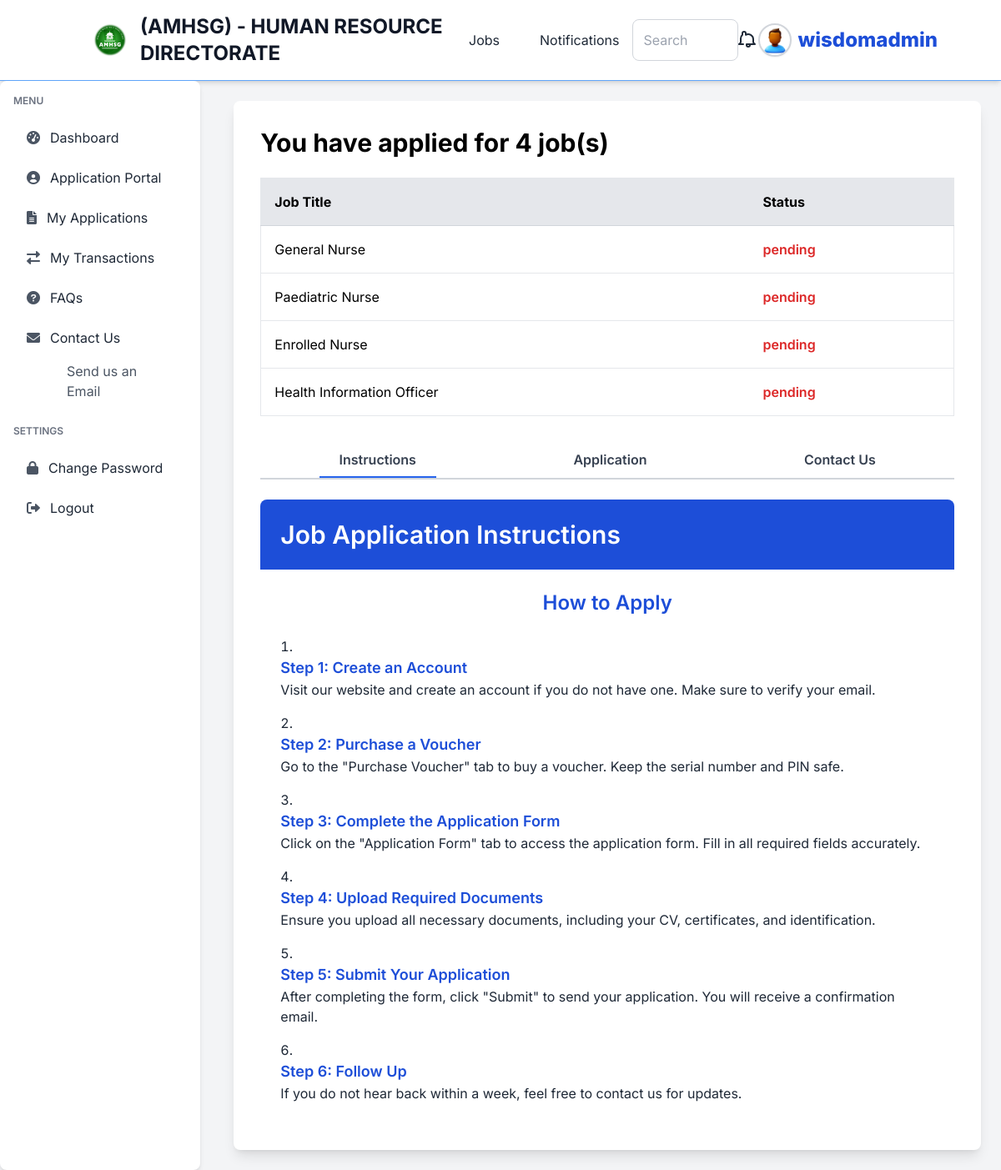
The page /application-portal/ (signed in) on the database as committed earlier.
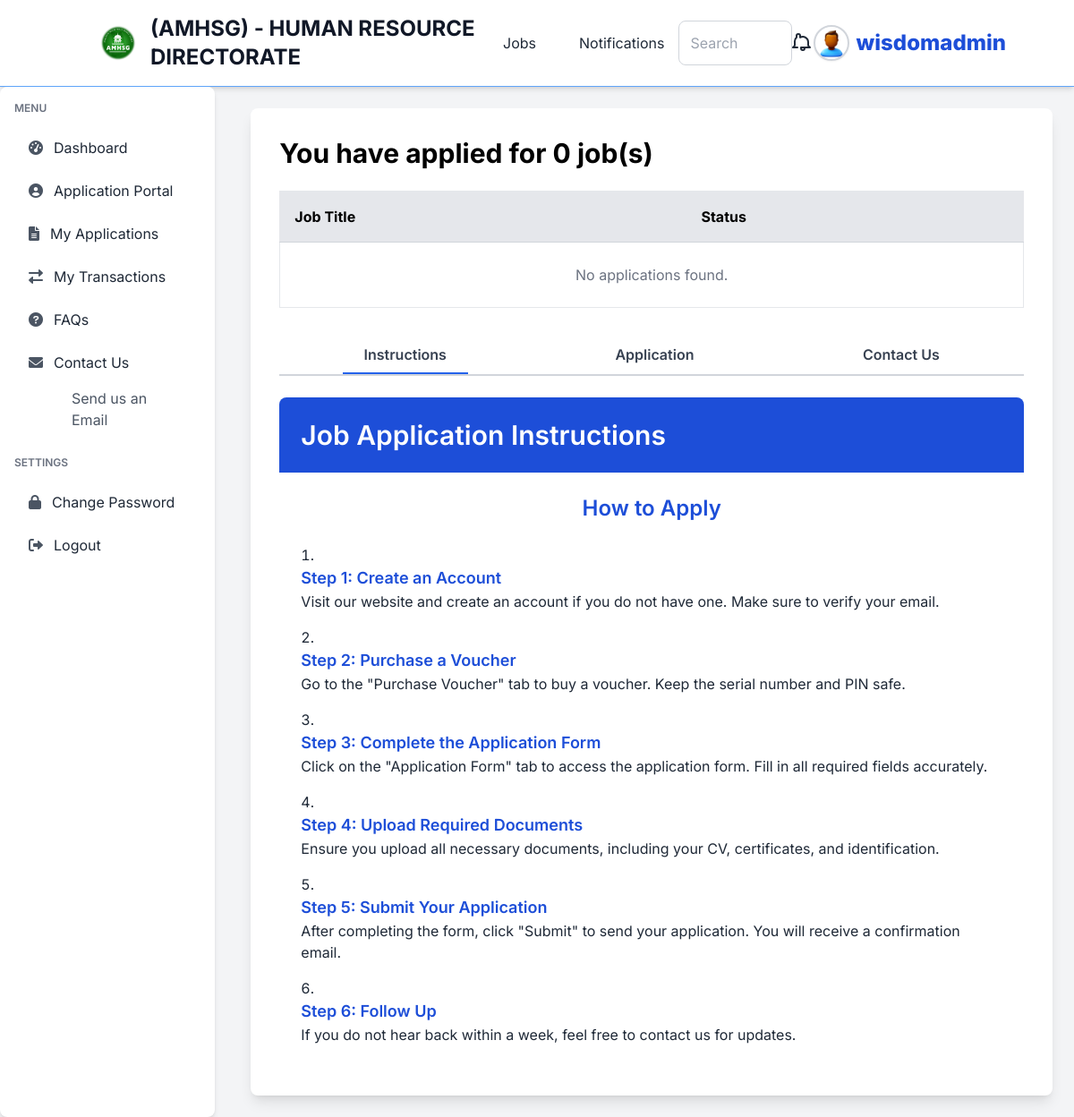
The same page on the database as committed later.
### application_portal/models.py (models this page shows)
class Application(models.Model):
    personal_information = models.ForeignKey(PersonalInformation, on_delete=models.CASCADE)
    educational_background = models.ForeignKey(EducationalBackground, on_delete=models.CASCADE)
    medical_history = models.ForeignKey(MedicalHistory, on_delete=models.CASCADE)
    professional_registration = models.ForeignKey(ProfessionalRegistration, on_delete=models.CASCADE, blank=True, null=True)
    posting_preference = models.ForeignKey(PostingPreference, on_delete=models.CASCADE)
    medical_certification = models.ForeignKey(MedicalCertification, on_delete=models.CASCADE)
    addendum = models.ForeignKey(Addendum, on_delete=models.CASCADE)  # Replace '1' with the ID of an existing Addendum
    declaration = models.ForeignKey(Declaration, on_delete=models.CASCADE, default=1)
    status = models.CharField(max_length=50, choices=[('under review', 'Under Review'), ('pending', 'Pending'), ('accepted', 'Accepted')])
    date_submitted = models.DateTimeField(auto_now_add=True)
    user = models.ForeignKey(User, on_delete=models.CASCADE)
    job = models.ForeignKey(Job, on_delete=models.CASCADE)
    application_id = models.CharField(max_length=100, unique=True, default=generate_application_id)
    class Meta:
        unique_together = ('user', 'job')

### jobs/models.py (models this page shows, shortened)
class Job(models.Model):
    title = models.CharField(max_length=255, default="none")
    company = models.CharField(max_length=255, default="none")  # Name of the company offering the job
    location = models.CharField(max_length=255, default="none")
    description = models.TextField()
    responsibilities = models.TextField(help_text="List of job responsibilities", default="none")  # New field for responsibilities
    requirements = models.TextField(help_text="List of job requirements", default="none")  # New field for requirements
    salary = models.CharField(max_length=100, blank=True, null=True, help_text="Salary range or amount")  # Optional salary field
    posted_date = models.DateField(auto_now_add=True, blank=True, null=True)
    application_deadline = models.DateField(null=True, blank=True, help_text="Deadline to apply for the job")  # New field for application deadline
    class Meta:
        ordering = ['-posted_date']  # Orders job listings by the most recent first

### application_portal/views.py (the view)
# urls.py: path('application-portal/', views.application_portal, name='application-portal'),
@login_required(login_url="authentication:my-login")
def application_portal(request):
    job_applications = Application.objects.filter(user=request.user)
    context = {
        'job_applications': job_applications,
        'number_of_jobs': job_applications.count(),
    }
    return render(request, 'application_portal/index.html', context)

### templates/application_portal/index.html (shortened to what the changed rows need)
{% extends 'authentication/dash-base.html' %}
{% block content %}
<body class="bg-gray-100">
    <div class="container mx-auto p-8 bg-white shadow-lg rounded-lg">
        <h1 class="text-3xl font-bold mb-6">You have applied for {{ number_of_jobs }} job(s)</h1>
        <table class="min-w-full bg-white border border-gray-200 rounded-lg mb-8">
            <thead>
                <tr class="bg-gray-200 border-b border-gray-300">
                    <th class="p-4 text-left">Job Title</th>
                    <th class="p-4 text-left">Status</th>
                </tr>
            </thead>
            <tbody>
                {% for application in job_applications %}
                <tr class="border-b border-gray-200 hover:bg-gray-50">
                    <td class="p-4">{{ application.job.title }}</td>
                    <td class="p-4">
                        <span class="font-semibold
                            {% if application.status == 'accepted' %}text-green-600
                            {% elif application.status == 'pending' %}text-red-600
                            {% elif application.status == 'under review' %}text-orange-600
                            {% else %}text-gray-600
                            {% endif %}">
                            {{ application.status }}
                        </span>
                    </td>
                </tr>
                {% empty %}
                <tr>
                    <td colspan="2" class="p-6 text-center text-gray-500">No applications found.</td>
                </tr>
                {% endfor %}
            </tbody>
        </table>
        <div class="tabs flex justify-around border-b-2 border-gray-300 mb-6">
            <a href="#" class="tab-link active py-2 px-6 text-gray-700 border-b-2 border-blue-600 hover:border-blue-600 font-semibold transition duration-300" data-tab="tab1">Instructions</a>
            <a href="#" class="tab-link py-2 px-6 text-gray-700 border-b-2 border-transparent hover:border-blue-600 font-semibold transition duration-300" data-tab="tab2">Application</a>
            <a href="#" class="tab-link py-2 px-6 text-gray-700 border-b-2 border-transparent hover:border-blue-600 font-semibold transition duration-300" data-tab="tab4">Contact Us</a>
        </div>
        <div id="tab1" class="tab-content active">
            <div class="bg-blue-700 text-white p-6 rounded-t-lg">
                <h1 class="text-3xl font-semibold">Job Application Instructions</h1>
            </div>
            <div class="instructions p-6">
                <h2 class="text-2xl font-semibold text-blue-700 mb-6 text-center">How to Apply</h2>
            </div>
        </div>
    </div>
</body>
{% endblock %}

Rows that differ between the two databases and show on the page:
removed Application: job "General Nurse", status "pending"
removed Application: job "Paediatric Nurse", status "pending"
removed Application: job "Enrolled Nurse", status "pending"
removed Application: job "Health Information Officer", status "pending"
Other text that changed with them:
{{ number_of_jobs }}: "4" → "0"
text now shown: "No applications found."
